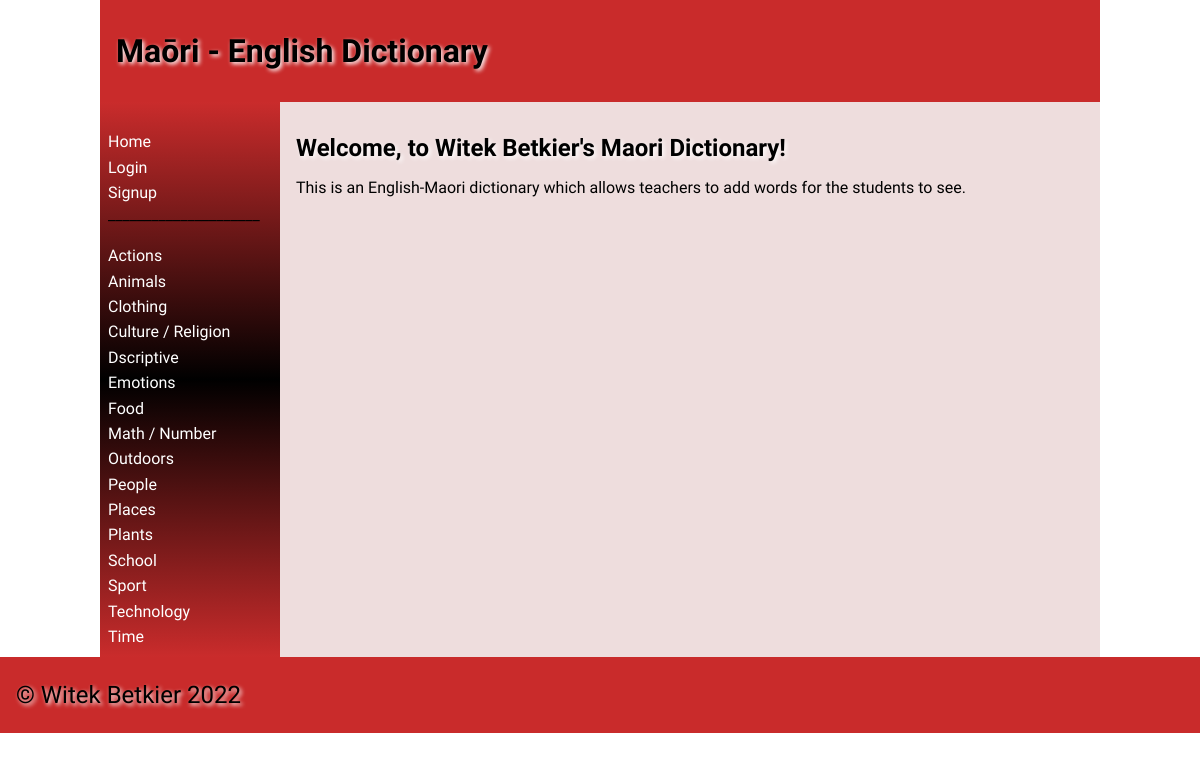
The page / on the database its author committed.
### tables this page shows
CREATE TABLE "categories"
(
    id   INTEGER
        constraint categories_pk
            primary key autoincrement,
    name varchar(30)
);

### app.py (the view)
@app.route('/')
def render_homepage():
    return render_template('home.html', all_categories=get_categories(),
                           user_data=user_id_conversion(session.get("user_id")), logged_in=is_logged_in(),
                           modify=edit())

### app.py (called while the page is built)
def create_connection(db_file):
    try:
        connection = sqlite3.connect(db_file)
        return connection
    except Error as e:
        print(e)
    return None

def get_categories():
    con = create_connection(DATABASE)
    query = "SELECT id, name FROM categories"
    cur = con.cursor()
    cur.execute(query)
    category_list = cur.fetchall()
    con.close()
    return category_list

def is_logged_in():
    if session.get('email') is None:
        print('not logged in')
        return False
    else:
        print('logged in')
        return True

def user_id_conversion(user_id):
    con = create_connection(DATABASE)
    query = "SELECT * FROM user where id=?"
    cur = con.cursor()
    cur.execute(query, (user_id, ))
    return_name = cur.fetchall()
    print(return_name)
    con.close()
    return return_name

def edit():
    if session.get("modify") == 1:
        print("Is a teacher")
        return True
    else:
        print("is not a teacher")
        return False

### templates/home.html (shortened to what this page needs)
{%  extends 'base.html' %}
{% block heading %}Maōri - English Dictionary{% endblock %}
{% block main %}
    <h2>Welcome, to Witek Betkier's Maori Dictionary!</h2>
This is an English-Maori dictionary which allows teachers to add words for the students to see.
{% endblock %}

### templates/base.html (shortened to what this page needs)
<!doctype html>
<html lang="en">
<head>
    <link href="{{ url_for('static', filename='css/style.css') }}" rel="stylesheet">
</head>
<body>
<div id="container">
    <header>
        <h1>{% block heading %}Maori Dictionary{% endblock %}</h1>
    </header>
    <nav>
        <ul>
            <li><a href="\">Home</a></li>
            {% if not logged_in %}
                <li><a href="\login">Login</a></li>
                <li><a href="\signup">Signup</a></li>
            {% else %}
                <li><a href="\logout">Logout</a></li>
            {% endif %}
            <p4>_____________________</p4>
            <br>
            <br>
            {% for category in all_categories %}
            <li><a href="\category/{{ category[0] }}">{{ category[1] }}</a></li>
            {% endfor %}
        </ul>
    </nav>
    <main>
        {% block main%}{% endblock %}
    </main>
</div>
</body>
<footer>
    <p>
        &copy; Witek Betkier 2022
    </p>
</footer>
</html>

### static/css/style.css (style rules this page uses)
* { font-family: Comfortaa, sans-serif; margin: 0; padding: 0; box-sizing: border-box; }
#container { display: grid; grid-template-columns: 75px auto; grid-template-areas: 'nav header' 'main main' 'footer footer'; }
header { grid-area: header; background-color: rgba(193, 9, 9, 0.86); padding: 1rem; }
nav { grid-area: nav; }
main { grid-area: main; padding: 1rem; background-color: #edd; }
h1, h2, h3, h4 { padding: 1rem 0; font-family: 'Suez One', serif; color: #000; text-shadow: 2px 2px 4px #fff; }
p { padding: 0.5rem 0; }
a { color: #222; }
footer { grid-area: footer; padding: 1rem; background-color: rgba(193, 9, 9, 0.86); }
footer p { color: #000; text-shadow: 2px 2px 4px #fff; font-size: 1.5rem; }
@media only screen and (min-width: 768px) { #container { grid-template-columns: 180px auto; grid-template-areas: 'header header' 'nav main' 'footer footer'; } }
@media only screen and (min-width: 768px) { nav { background: linear-gradient(180deg, rgba(193, 9, 9, 0.86) 0%, rgba(0, 0, 0, 1) 50%, rgba(193, 9, 9, 0.86) 100%); padding: 0.5rem; } }
@media only screen and (min-width: 768px) { nav ul { list-style: none; } }
@media only screen and (min-width: 768px) { nav li { padding: 0.2rem 0; } }
@media only screen and (min-width: 768px) { nav a { color: #fff; text-decoration: none; } }
@media only screen and (min-width: 1000px) { #container { width: 1000px; margin: auto; } }

### rows shown on the page
categories: name "Actions"
categories: name "Animals"
categories: name "Clothing"
categories: name "Culture / Religion"
categories: name "Dscriptive"
categories: name "Emotions"
categories: name "Food"
categories: name "Math / Number"
categories: name "Outdoors"
categories: name "People"
categories: name "Places"
categories: name "Plants"
categories: name "School"
categories: name "Sport"
categories: name "Technology"
categories: name "Time"
